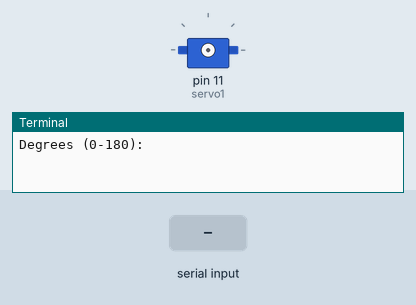
The program below on a simulated Raspberry Pi (header pin numbers). Parts: servo, the last lines printed to the terminal. The test bench sets the inputs (shaded band). Servo angles are drawn from the pulse width (0.5 ms = 0°, 2.5 ms = 180°).

Above: at 1.2 s.
1.3 s: "5" typed at the terminal, then Enter
2.8 s: "90" typed at the terminal, then Enter
At 3.6 s:
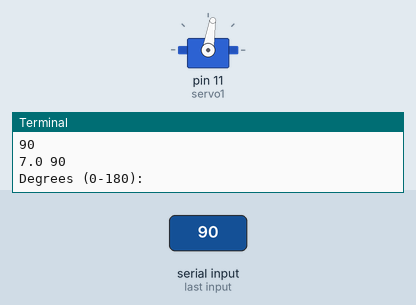
4.3 s: "200" typed at the terminal, then Enter
At 4.7 s:
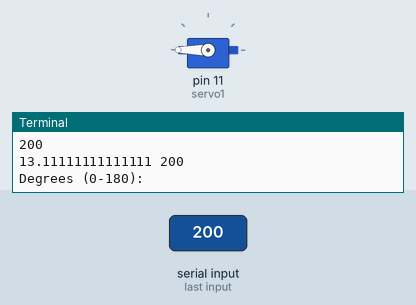
Timing chart, 0 to 7.3 s (numbered marks = the images above; inputs shaded):
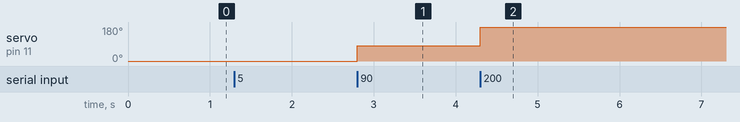

Measured:
- after the input at 2.8 s, servo on pin 11 (servo1): 0° → 81° at once
- after the input at 4.3 s, servo on pin 11 (servo1): 81° → 180° at once

The program:

ServoTest.py
```python
import RPi.GPIO as GPIO
import time
def remap(v, a, b, c, d):
       return (v-a) / (b-a) * (d-c) + c

GPIO.setmode(GPIO.BOARD)

GPIO.setup(11,GPIO.OUT)
servo1 = GPIO.PWM(11,50)

servo1.start(0)
duty=0
try:
    while (duty!=69):
        inp = int(input("Degrees (0-180): "))
        duty=remap(inp,0,180,2,12)
        print(duty,inp)
        servo1.ChangeDutyCycle(duty)
finally:
    print("Exiting")
    servo1.ChangeDutyCycle(7)
```
